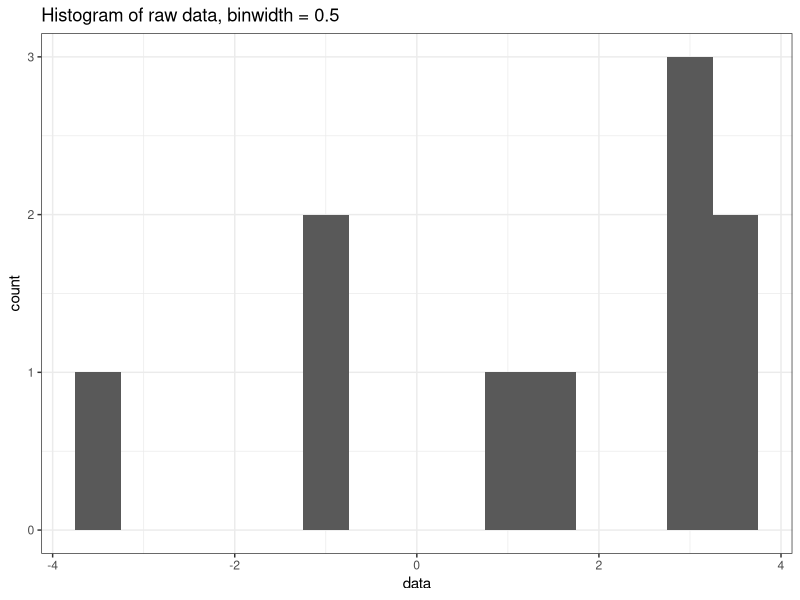
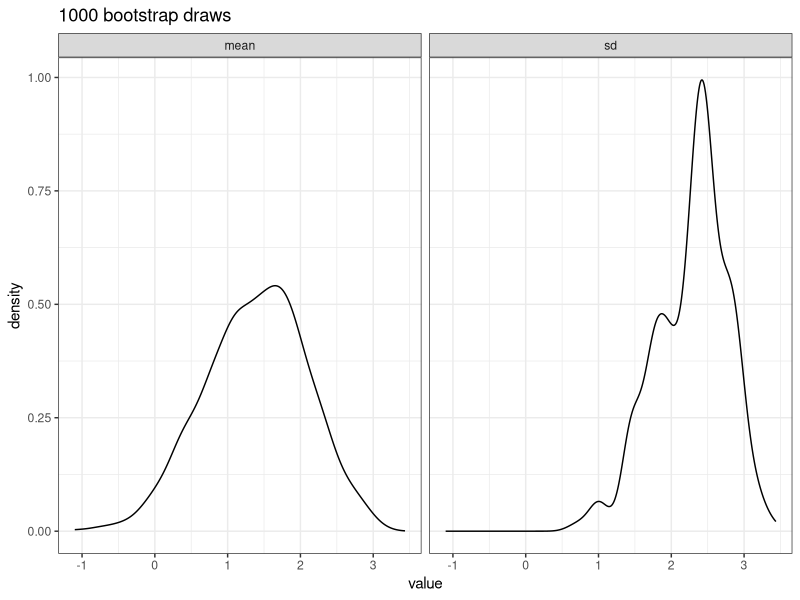
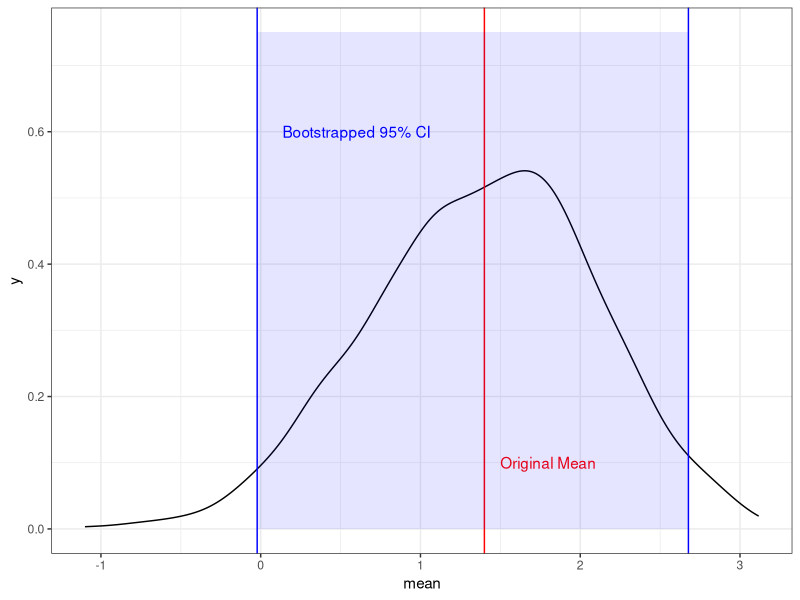
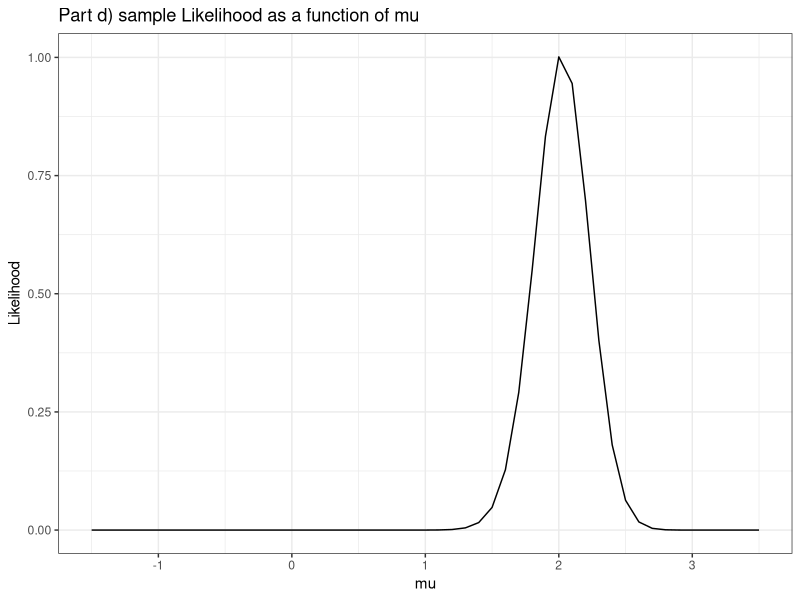
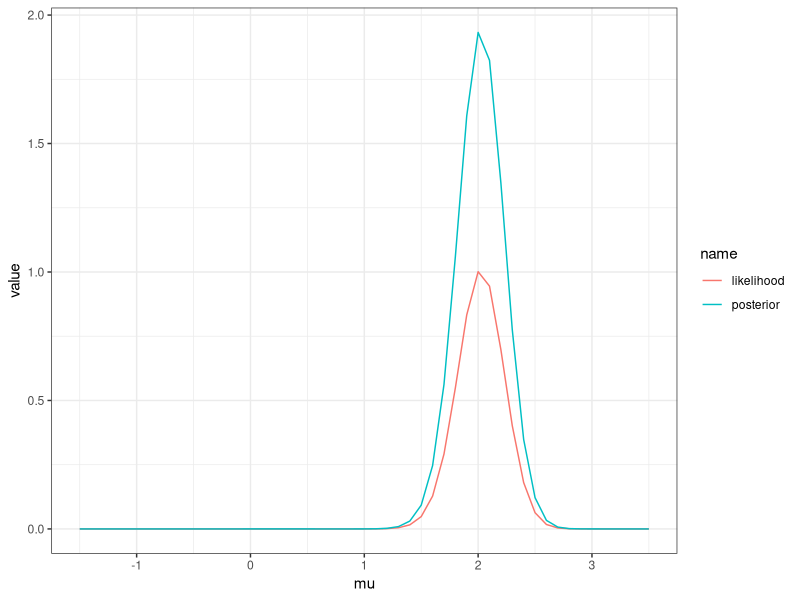
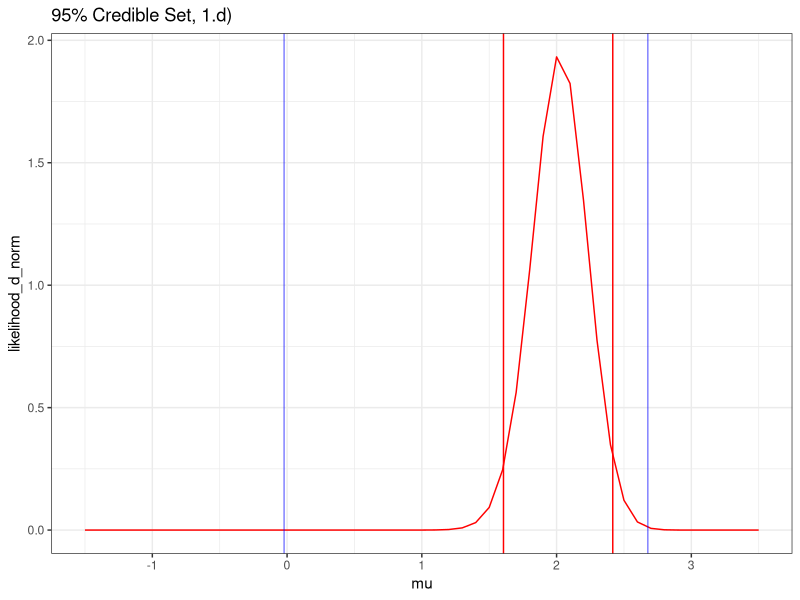
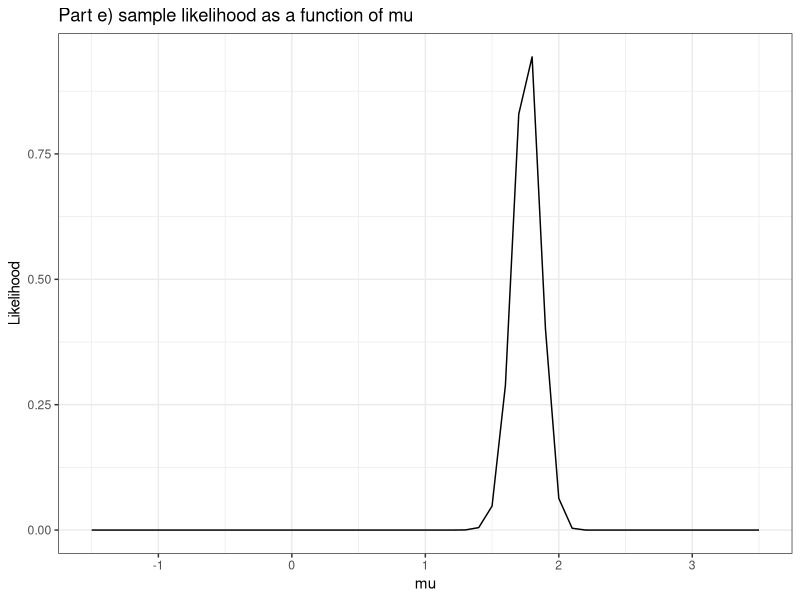

These charts were generated, in order, by the following R code:
## ---- chunk 1
knitr::opts_chunk$set(fig.width=4.5, fig.height=3.5, fig.align = "center") 
rm(list = ls())
library(dplyr, warn.conflicts = FALSE)   # data manipulation, piping
library(ggplot2, warn.conflicts = FALSE) # nice plots
library(purrr, warn.conflicts = FALSE)   # nice loops
library(tidyr, warn.conflicts = FALSE)   # reshaping function
theme_set(theme_bw())                    # ggplot theme
set.seed(123)                            # replicable random numbers
## ---- chunk 2
data <- c(3.66, 1.00, -0.87, 2.90, -0.80, 3.20, 1.69, -3.53, 3.22, 3.53)
N <- length(data)
ggplot(data.frame(data = data)) + 
  geom_histogram(aes(x = data), binwidth = 0.5) + 
  ggtitle("Histogram of raw data, binwidth = 0.5")
## ---- chunk 3
# Define a function for taking draws from the data, returning a 
# conveniently formated dataframe
take_draw <- function(i, data, N)
  data.frame(value = sample(data, size = N, replace = TRUE), draw = i)

# Take 1000 draws, save them in a dataframe for convenience. 
df <- map_dfr(1:1000, take_draw, data = data, N = N)

# Use this to get estimates of the pdf for the mean and SD
stat_df <- df %>% 
  group_by(draw) %>% 
  summarise(mean = mean(value), sd = sd(value))
## ---- chunk 4
# plot using ggplot's "geom_density" function that can estimate the kernel
stat_df %>% 
  pivot_longer(cols = -draw, names_to = "statistic") %>% 
  ggplot() + 
  geom_density(aes(x = value)) + 
  facet_wrap(~statistic) + 
  ggtitle("1000 bootstrap draws")
## ---- chunk 5
CI <- quantile(stat_df$mean, probs = c(0.025, 0.975))
# Show the 95% confidence interval values... 
print(CI)
## ---- chunk 6
ggplot() + 
  geom_density(data = stat_df, aes(x = mean)) + 
  geom_vline(xintercept = mean(data), color = "red") + 
  geom_text(aes(x = mean(data) + 0.4, y = 0.1, label = "Original Mean"), color = "red") +
  annotate("rect", xmin = CI[1], xmax = CI[2], ymin = 0, ymax = 0.75,
        alpha = .1, fill = "blue") + 
  geom_vline(xintercept = CI[1], color = "blue") + 
  geom_vline(xintercept = CI[2], color = "blue") +
  geom_text(aes(x = mean(data) - 0.8, y = 0.6, 
                label = "Bootstrapped 95% CI"), color = "blue")
## ---- chunk 7
l <- function(mu, sigma1, sigma2, X, part){
  if (part == "d"){
    mu_1 <- mu - 1.5
    mu_2 <- mu + 1.5
  } else if (part == "e"){
    mu_1 <- 0
    mu_2 <- 2 * mu
  }
  l <- 1
  for(x_i in X){
    l <- l * 
      0.5 * 
        (1 / (sigma1 * sqrt(2 * pi))) * exp(-0.5 * ((x_i - mu_1) / sigma1)^2) + 
      0.5 * 
        (1 / (sigma2 * sqrt(2 * pi))) * exp(-0.5 * ((x_i - mu_2) / sigma2)^2)
  }
  return(l)
}
# initialise a dataframe for plotting
mu_range <- seq(-1.5, 3.5, 0.1)
plot_df <- data.frame(mu = mu_range)
## ---- chunk 8
plot_df$likelihood_d <- unlist(map(mu_range, l, sigma1 = 3, 
                         sigma2 = 0.2, X = data, part = "d" ))
ggplot(plot_df) + 
  geom_line(aes(x = mu, y = likelihood_d)) + 
  ggtitle("Part d) sample Likelihood as a function of mu") + 
  ylab("Likelihood")

## ---- chunk 9
likelihood_d <- function(mu){
  l(sigma1 = 3, sigma2 = 0.2, X = data, part = "d", mu = mu)
}
const_d <- integrate(likelihood_d, lower = -10, upper = 10)
const_d
## ---- chunk 10
likelihood_d_norm <- function(mu)  likelihood_d(mu) / const_d$value 
integrate(likelihood_d_norm, lower = -10, upper = 10)$value # check that this is 1
plot_df <- plot_df %>% 
  mutate(likelihood_d_norm = likelihood_d_norm(mu))

plot_df %>% 
  rename(likelihood = likelihood_d, posterior = likelihood_d_norm) %>% 
  pivot_longer(cols = -mu) %>% 
  ggplot() + 
  geom_line(aes(x = mu, y = value, color = name)) 

## ---- chunk 11
get_credible_set <- function(pdf){
  # Get the lower CI
  p <- 0
  lower_ci <- 0
  while(p < 0.025){
    p <- integrate(pdf, lower = -10, upper = lower_ci)
    p <- p$value
    lower_ci <- lower_ci + 0.001
  }
  
  # Get the upper CI
  p <- 0
  upper_ci <- 5
  while(p < 0.025){
    p <- integrate(pdf, lower = upper_ci, upper = 10)
    p <- p$value
    upper_ci <- upper_ci - 0.001
  }

  print(paste0("Credible set is (", lower_ci, ", ", upper_ci, ")"))
  return(c(lower_ci = lower_ci, upper_ci = upper_ci))
}
## ---- chunk 12
credible_set_d <- get_credible_set(likelihood_d_norm)
## ---- chunk 13
ggplot(plot_df) + 
  geom_line(aes(x = mu, y = likelihood_d_norm), color = "red")  + 
  geom_vline(xintercept = credible_set_d, color = "red") + 
  ggtitle("95% Credible Set, 1.d)") + 
  geom_vline(xintercept = CI, color = "blue", alpha = 0.5)
## ---- chunk 14
plot_df$likelihood_e <- unlist(map(mu_range, l, sigma1 = 3, 
                         sigma2 = 0.2, X = data, part = "e"))
ggplot(plot_df) + 
  geom_line(aes(x = mu, y = likelihood_e)) + 
  ggtitle("Part e) sample likelihood as a function of mu") + 
  ylab("Likelihood")

## ---- chunk 15
likielihood_e <- function(mu){
  l(sigma1 = 3, sigma2 = 0.2, X = data, part = "e", mu = mu)
}
const_e <- integrate(likielihood_e, lower = -10, upper = 10)
likielihood_e_norm <- function(mu)  likielihood_e(mu) / const_e$value 
plot_df <- plot_df %>% 
  mutate(likielihood_e_norm = likielihood_e_norm(mu))

## ---- chunk 16
credible_set_e <- get_credible_set(likielihood_e_norm)
## ---- chunk 17
post_prob_greater_than_.5 <- function(N,n){
  draws <- rbeta(10000, n + 1, N-n + 1)
  sum(draws>0.5) / length(draws)
}
N <- 5
## ---- chunk 18
post_prob_greater_than_.5(N, 4)
## ---- chunk 19
post_prob_greater_than_.5(N, 5)
